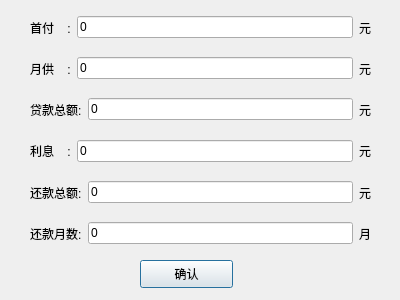
<?xml version="1.0" encoding="UTF-8"?>
<ui version="4.0">
 <class>Dialog_bx</class>
 <widget class="QDialog" name="Dialog_bx">
  <property name="geometry">
   <rect>
    <x>0</x>
    <y>0</y>
    <width>400</width>
    <height>300</height>
   </rect>
  </property>
  <property name="windowTitle">
   <string>计算结果（等额本息）</string>
  </property>
  <widget class="QPushButton" name="pushButton">
   <property name="geometry">
    <rect>
     <x>140</x>
     <y>260</y>
     <width>93</width>
     <height>28</height>
    </rect>
   </property>
   <property name="text">
    <string>确认</string>
   </property>
  </widget>
  <widget class="QWidget" name="">
   <property name="geometry">
    <rect>
     <x>30</x>
     <y>10</y>
     <width>341</width>
     <height>241</height>
    </rect>
   </property>
   <layout class="QVBoxLayout" name="verticalLayout">
    <item>
     <layout class="QHBoxLayout" name="horizontalLayout">
      <item>
       <widget class="QLabel" name="label">
        <property name="text">
         <string>首付    :</string>
        </property>
       </widget>
      </item>
      <item>
       <widget class="QLineEdit" name="lineEdit_sf">
        <property name="text">
         <string>0</string>
        </property>
        <property name="readOnly">
         <bool>true</bool>
        </property>
       </widget>
      </item>
      <item>
       <widget class="QLabel" name="label_3">
        <property name="text">
         <string>元</string>
        </property>
       </widget>
      </item>
     </layout>
    </item>
    <item>
     <layout class="QHBoxLayout" name="horizontalLayout_2">
      <item>
       <widget class="QLabel" name="label_2">
        <property name="text">
         <string>月供    :</string>
        </property>
       </widget>
      </item>
      <item>
       <widget class="QLineEdit" name="lineEdit_yg">
        <property name="text">
         <string>0</string>
        </property>
        <property name="readOnly">
         <bool>true</bool>
        </property>
       </widget>
      </item>
      <item>
       <widget class="QLabel" name="label_5">
        <property name="text">
         <string>元</string>
        </property>
       </widget>
      </item>
     </layout>
    </item>
    <item>
     <layout class="QHBoxLayout" name="horizontalLayout_3">
      <item>
       <widget class="QLabel" name="label_4">
        <property name="text">
         <string>贷款总额:</string>
        </property>
       </widget>
      </item>
      <item>
       <widget class="QLineEdit" name="lineEdit_dkze">
        <property name="text">
         <string>0</string>
        </property>
        <property name="readOnly">
         <bool>true</bool>
        </property>
       </widget>
      </item>
      <item>
       <widget class="QLabel" name="label_7">
        <property name="text">
         <string>元</string>
        </property>
       </widget>
      </item>
     </layout>
    </item>
    <item>
     <layout class="QHBoxLayout" name="horizontalLayout_4">
      <item>
       <widget class="QLabel" name="label_6">
        <property name="text">
         <string>利息    :</string>
        </property>
       </widget>
      </item>
      <item>
       <widget class="QLineEdit" name="lineEdit_lx">
        <property name="text">
         <string>0</string>
        </property>
        <property name="readOnly">
         <bool>true</bool>
        </property>
       </widget>
      </item>
      <item>
       <widget class="QLabel" name="label_9">
        <property name="text">
         <string>元</string>
        </property>
       </widget>
      </item>
     </layout>
    </item>
    <item>
     <layout class="QHBoxLayout" name="horizontalLayout_5">
      <item>
       <widget class="QLabel" name="label_8">
        <property name="text">
         <string>还款总额:</string>
        </property>
       </widget>
      </item>
      <item>
       <widget class="QLineEdit" name="lineEdit_hkze">
        <property name="text">
         <string>0</string>
        </property>
        <property name="readOnly">
         <bool>true</bool>
        </property>
       </widget>
      </item>
      <item>
       <widget class="QLabel" name="label_10">
        <property name="text">
         <string>元</string>
        </property>
       </widget>
      </item>
     </layout>
    </item>
    <item>
     <layout class="QHBoxLayout" name="horizontalLayout_6">
      <item>
       <widget class="QLabel" name="label_11">
        <property name="text">
         <string>还款月数:</string>
        </property>
       </widget>
      </item>
      <item>
       <widget class="QLineEdit" name="lineEdit_hkys">
        <property name="text">
         <string>0</string>
        </property>
        <property name="readOnly">
         <bool>true</bool>
        </property>
       </widget>
      </item>
      <item>
       <widget class="QLabel" name="label_12">
        <property name="text">
         <string>月</string>
        </property>
       </widget>
      </item>
     </layout>
    </item>
   </layout>
  </widget>
 </widget>
 <resources/>
 <connections>
  <connection>
   <sender>pushButton</sender>
   <signal>clicked()</signal>
   <receiver>Dialog_bx</receiver>
   <slot>close()</slot>
   <hints>
    <hint type="sourcelabel">
     <x>208</x>
     <y>280</y>
    </hint>
    <hint type="destinationlabel">
     <x>294</x>
     <y>273</y>
    </hint>
   </hints>
  </connection>
 </connections>
</ui>
